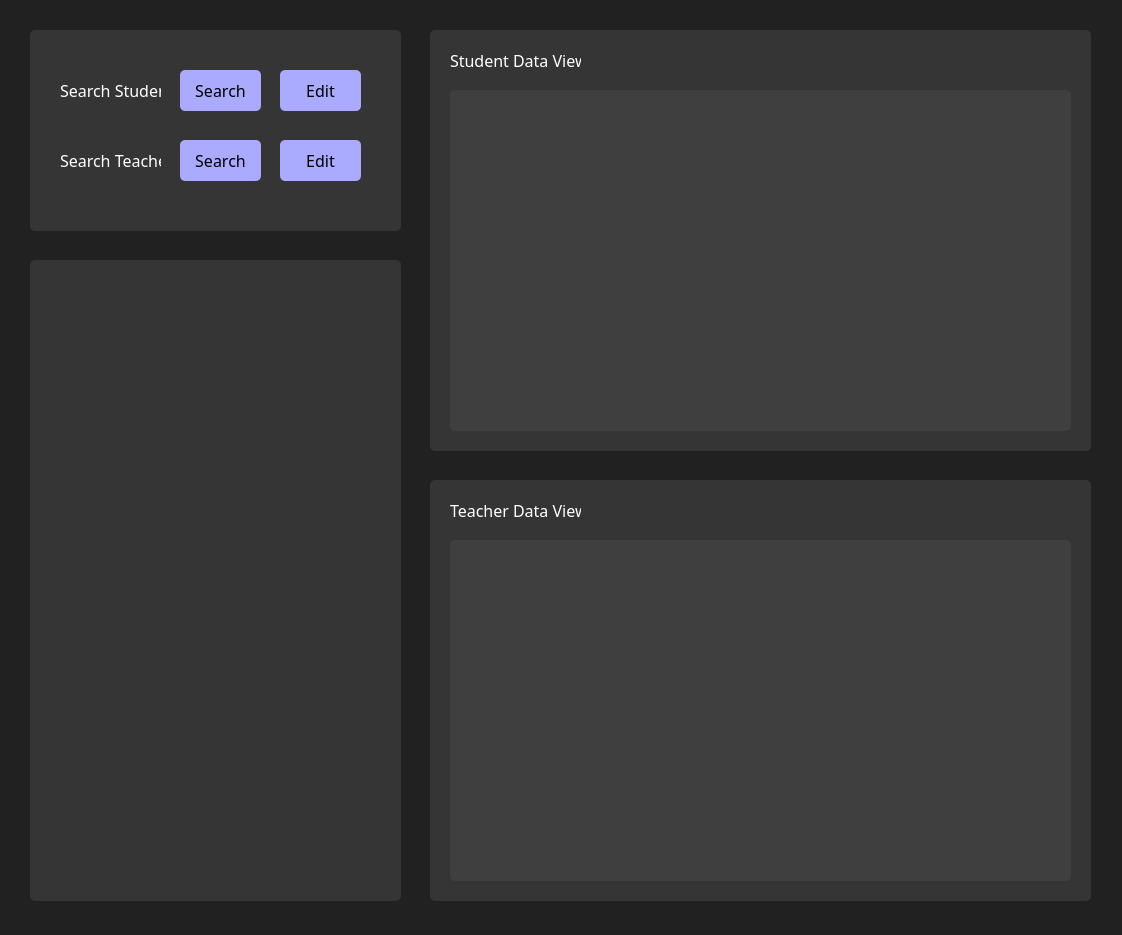
<?xml version="1.0" encoding="UTF-8"?>
<ui version="4.0">
 <class>MainForm</class>
 <widget class="QWidget" name="MainForm">
  <property name="geometry">
   <rect>
    <x>0</x>
    <y>0</y>
    <width>1122</width>
    <height>935</height>
   </rect>
  </property>
  <property name="sizePolicy">
   <sizepolicy hsizetype="Preferred" vsizetype="Preferred">
    <horstretch>0</horstretch>
    <verstretch>0</verstretch>
   </sizepolicy>
  </property>
  <property name="minimumSize">
   <size>
    <width>1122</width>
    <height>935</height>
   </size>
  </property>
  <property name="maximumSize">
   <size>
    <width>1122</width>
    <height>935</height>
   </size>
  </property>
  <property name="font">
   <font>
    <family>Segoe UI Semilight</family>
    <pointsize>12</pointsize>
   </font>
  </property>
  <property name="windowTitle">
   <string>Student &amp; Teacher Management</string>
  </property>
  <property name="accessibleName">
   <string>MainForm</string>
  </property>
  <property name="layoutDirection">
   <enum>Qt::LeftToRight</enum>
  </property>
  <property name="autoFillBackground">
   <bool>false</bool>
  </property>
  <property name="styleSheet">
   <string notr="true">background-color:rgb(33, 33, 33);</string>
  </property>
  <widget class="QWidget" name="widget" native="true">
   <property name="geometry">
    <rect>
     <x>30</x>
     <y>30</y>
     <width>371</width>
     <height>201</height>
    </rect>
   </property>
   <property name="autoFillBackground">
    <bool>false</bool>
   </property>
   <property name="styleSheet">
    <string notr="true">background-color:rgb(53, 53, 53);
border-radius:5px;</string>
   </property>
   <widget class="QLabel" name="search_student_label">
    <property name="geometry">
     <rect>
      <x>30</x>
      <y>50</y>
      <width>101</width>
      <height>21</height>
     </rect>
    </property>
    <property name="font">
     <font>
      <family>Segoe UI Semilight</family>
      <pointsize>12</pointsize>
     </font>
    </property>
    <property name="styleSheet">
     <string notr="true">color:white</string>
    </property>
    <property name="text">
     <string>Search Student</string>
    </property>
   </widget>
   <widget class="QLabel" name="search_teacher_label">
    <property name="geometry">
     <rect>
      <x>30</x>
      <y>120</y>
      <width>101</width>
      <height>21</height>
     </rect>
    </property>
    <property name="font">
     <font>
      <family>Segoe UI Semilight</family>
      <pointsize>12</pointsize>
     </font>
    </property>
    <property name="styleSheet">
     <string notr="true">color:white</string>
    </property>
    <property name="text">
     <string>Search Teacher</string>
    </property>
   </widget>
   <widget class="QPushButton" name="search_student_btn">
    <property name="geometry">
     <rect>
      <x>140</x>
      <y>30</y>
      <width>101</width>
      <height>61</height>
     </rect>
    </property>
    <property name="cursor">
     <cursorShape>PointingHandCursor</cursorShape>
    </property>
    <property name="styleSheet">
     <string notr="true">background-color:rgb(170, 170, 255);
font: 63 12pt &quot;Segoe UI Semilight&quot;;
padding:10px;
margin:10px;
border-radius:5px;</string>
    </property>
    <property name="text">
     <string>Search</string>
    </property>
    <property name="default">
     <bool>true</bool>
    </property>
    <property name="flat">
     <bool>true</bool>
    </property>
   </widget>
   <widget class="QPushButton" name="search_teacher_btn">
    <property name="geometry">
     <rect>
      <x>140</x>
      <y>100</y>
      <width>101</width>
      <height>61</height>
     </rect>
    </property>
    <property name="cursor">
     <cursorShape>PointingHandCursor</cursorShape>
    </property>
    <property name="styleSheet">
     <string notr="true">background-color:rgb(170, 170, 255);
font: 63 12pt &quot;Segoe UI Semilight&quot;;
padding:10px;
margin:10px;
border-radius:5px;</string>
    </property>
    <property name="text">
     <string>Search</string>
    </property>
    <property name="default">
     <bool>true</bool>
    </property>
    <property name="flat">
     <bool>true</bool>
    </property>
   </widget>
   <widget class="QPushButton" name="edit_student_btn">
    <property name="geometry">
     <rect>
      <x>240</x>
      <y>30</y>
      <width>101</width>
      <height>61</height>
     </rect>
    </property>
    <property name="cursor">
     <cursorShape>PointingHandCursor</cursorShape>
    </property>
    <property name="styleSheet">
     <string notr="true">background-color:rgb(170, 170, 255);
font: 63 12pt &quot;Segoe UI Semilight&quot;;
padding:10px;
margin:10px;
border-radius:5px;</string>
    </property>
    <property name="text">
     <string>Edit</string>
    </property>
    <property name="default">
     <bool>true</bool>
    </property>
    <property name="flat">
     <bool>true</bool>
    </property>
   </widget>
   <widget class="QPushButton" name="edit_teacher_btn">
    <property name="geometry">
     <rect>
      <x>240</x>
      <y>100</y>
      <width>101</width>
      <height>61</height>
     </rect>
    </property>
    <property name="cursor">
     <cursorShape>PointingHandCursor</cursorShape>
    </property>
    <property name="styleSheet">
     <string notr="true">background-color:rgb(170, 170, 255);
font: 63 12pt &quot;Segoe UI Semilight&quot;;
padding:10px;
margin:10px;
border-radius:5px;</string>
    </property>
    <property name="text">
     <string>Edit</string>
    </property>
    <property name="default">
     <bool>true</bool>
    </property>
    <property name="flat">
     <bool>true</bool>
    </property>
   </widget>
  </widget>
  <widget class="QFrame" name="frame">
   <property name="geometry">
    <rect>
     <x>30</x>
     <y>260</y>
     <width>371</width>
     <height>641</height>
    </rect>
   </property>
   <property name="styleSheet">
    <string notr="true">background-color:rgb(53, 53, 53);
border-radius:5px;</string>
   </property>
   <property name="frameShape">
    <enum>QFrame::StyledPanel</enum>
   </property>
   <property name="frameShadow">
    <enum>QFrame::Raised</enum>
   </property>
  </widget>
  <widget class="QFrame" name="frame_2">
   <property name="geometry">
    <rect>
     <x>430</x>
     <y>30</y>
     <width>661</width>
     <height>421</height>
    </rect>
   </property>
   <property name="styleSheet">
    <string notr="true">background-color:rgb(53, 53, 53);
border-radius:5px;</string>
   </property>
   <property name="frameShape">
    <enum>QFrame::StyledPanel</enum>
   </property>
   <property name="frameShadow">
    <enum>QFrame::Raised</enum>
   </property>
   <widget class="QTableWidget" name="tableWidget">
    <property name="geometry">
     <rect>
      <x>20</x>
      <y>60</y>
      <width>621</width>
      <height>341</height>
     </rect>
    </property>
    <property name="styleSheet">
     <string notr="true">background-color:rgb(63,63,63);
border-radius:5px;</string>
    </property>
   </widget>
   <widget class="QLabel" name="table_student_label">
    <property name="geometry">
     <rect>
      <x>20</x>
      <y>20</y>
      <width>131</width>
      <height>21</height>
     </rect>
    </property>
    <property name="font">
     <font>
      <family>Segoe UI Semilight</family>
      <pointsize>12</pointsize>
     </font>
    </property>
    <property name="styleSheet">
     <string notr="true">color:white</string>
    </property>
    <property name="text">
     <string>Student Data View</string>
    </property>
   </widget>
  </widget>
  <widget class="QFrame" name="frame_3">
   <property name="geometry">
    <rect>
     <x>430</x>
     <y>480</y>
     <width>661</width>
     <height>421</height>
    </rect>
   </property>
   <property name="styleSheet">
    <string notr="true">background-color:rgb(53, 53, 53);
border-radius:5px;</string>
   </property>
   <property name="frameShape">
    <enum>QFrame::StyledPanel</enum>
   </property>
   <property name="frameShadow">
    <enum>QFrame::Raised</enum>
   </property>
   <widget class="QTableWidget" name="tableWidget_2">
    <property name="geometry">
     <rect>
      <x>20</x>
      <y>60</y>
      <width>621</width>
      <height>341</height>
     </rect>
    </property>
    <property name="styleSheet">
     <string notr="true">background-color:rgb(63,63,63);
border-radius:5px;</string>
    </property>
   </widget>
   <widget class="QLabel" name="table_teacher_label">
    <property name="geometry">
     <rect>
      <x>20</x>
      <y>20</y>
      <width>131</width>
      <height>21</height>
     </rect>
    </property>
    <property name="font">
     <font>
      <family>Segoe UI Semilight</family>
      <pointsize>12</pointsize>
     </font>
    </property>
    <property name="styleSheet">
     <string notr="true">color:white</string>
    </property>
    <property name="text">
     <string>Teacher Data View</string>
    </property>
   </widget>
  </widget>
 </widget>
 <resources/>
 <connections/>
</ui>
